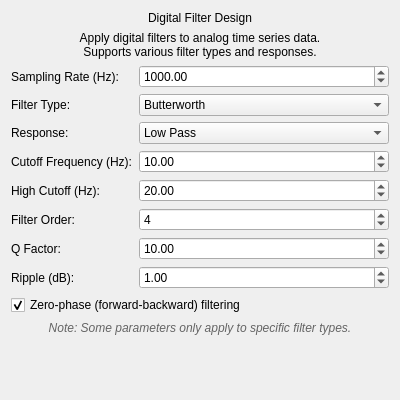
<?xml version="1.0" encoding="UTF-8"?>
<ui version="4.0">
 <class>AnalogFilter_Widget</class>
 <widget class="QWidget" name="AnalogFilter_Widget">
  <property name="geometry">
   <rect>
    <x>0</x>
    <y>0</y>
    <width>400</width>
    <height>400</height>
   </rect>
  </property>
  <property name="windowTitle">
   <string>Form</string>
  </property>
  <layout class="QVBoxLayout" name="verticalLayout">
   <item>
    <widget class="QLabel" name="label">
     <property name="text">
      <string>Digital Filter Design</string>
     </property>
     <property name="alignment">
      <set>Qt::AlignmentFlag::AlignCenter</set>
     </property>
    </widget>
   </item>
   <item>
    <widget class="QLabel" name="description_label">
     <property name="text">
      <string>Apply digital filters to analog time series data.
Supports various filter types and responses.</string>
     </property>
     <property name="alignment">
      <set>Qt::AlignmentFlag::AlignCenter</set>
     </property>
     <property name="wordWrap">
      <bool>true</bool>
     </property>
    </widget>
   </item>
   <item>
    <layout class="QFormLayout" name="formLayout">
     <item row="0" column="0">
      <widget class="QLabel" name="sampling_rate_label">
       <property name="text">
        <string>Sampling Rate (Hz):</string>
       </property>
      </widget>
     </item>
     <item row="0" column="1">
      <widget class="QDoubleSpinBox" name="sampling_rate_spinbox">
       <property name="minimum">
        <double>1.000000000000000</double>
       </property>
       <property name="maximum">
        <double>100000.000000000000000</double>
       </property>
       <property name="singleStep">
        <double>100.000000000000000</double>
       </property>
       <property name="value">
        <double>1000.000000000000000</double>
       </property>
      </widget>
     </item>
     <item row="1" column="0">
      <widget class="QLabel" name="filter_type_label">
       <property name="text">
        <string>Filter Type:</string>
       </property>
      </widget>
     </item>
     <item row="1" column="1">
      <widget class="QComboBox" name="filter_type_combobox">
       <item>
        <property name="text">
         <string>Butterworth</string>
        </property>
       </item>
       <item>
        <property name="text">
         <string>Chebyshev I</string>
        </property>
       </item>
       <item>
        <property name="text">
         <string>Chebyshev II</string>
        </property>
       </item>
       <item>
        <property name="text">
         <string>RBJ</string>
        </property>
       </item>
      </widget>
     </item>
     <item row="2" column="0">
      <widget class="QLabel" name="response_label">
       <property name="text">
        <string>Response:</string>
       </property>
      </widget>
     </item>
     <item row="2" column="1">
      <widget class="QComboBox" name="response_combobox">
       <item>
        <property name="text">
         <string>Low Pass</string>
        </property>
       </item>
       <item>
        <property name="text">
         <string>High Pass</string>
        </property>
       </item>
       <item>
        <property name="text">
         <string>Band Pass</string>
        </property>
       </item>
       <item>
        <property name="text">
         <string>Band Stop (Notch)</string>
        </property>
       </item>
      </widget>
     </item>
     <item row="3" column="0">
      <widget class="QLabel" name="cutoff_label">
       <property name="text">
        <string>Cutoff Frequency (Hz):</string>
       </property>
      </widget>
     </item>
     <item row="3" column="1">
      <widget class="QDoubleSpinBox" name="cutoff_frequency_spinbox">
       <property name="minimum">
        <double>0.100000000000000</double>
       </property>
       <property name="maximum">
        <double>10000.000000000000000</double>
       </property>
       <property name="singleStep">
        <double>1.000000000000000</double>
       </property>
       <property name="value">
        <double>10.000000000000000</double>
       </property>
      </widget>
     </item>
     <item row="4" column="0">
      <widget class="QLabel" name="high_cutoff_label">
       <property name="text">
        <string>High Cutoff (Hz):</string>
       </property>
      </widget>
     </item>
     <item row="4" column="1">
      <widget class="QDoubleSpinBox" name="high_cutoff_spinbox">
       <property name="minimum">
        <double>0.100000000000000</double>
       </property>
       <property name="maximum">
        <double>10000.000000000000000</double>
       </property>
       <property name="singleStep">
        <double>1.000000000000000</double>
       </property>
       <property name="value">
        <double>20.000000000000000</double>
       </property>
      </widget>
     </item>
     <item row="5" column="0">
      <widget class="QLabel" name="order_label">
       <property name="text">
        <string>Filter Order:</string>
       </property>
      </widget>
     </item>
     <item row="5" column="1">
      <widget class="QSpinBox" name="order_spinbox">
       <property name="minimum">
        <number>1</number>
       </property>
       <property name="maximum">
        <number>8</number>
       </property>
       <property name="value">
        <number>4</number>
       </property>
      </widget>
     </item>
     <item row="6" column="0">
      <widget class="QLabel" name="q_factor_label">
       <property name="text">
        <string>Q Factor:</string>
       </property>
      </widget>
     </item>
     <item row="6" column="1">
      <widget class="QDoubleSpinBox" name="q_factor_spinbox">
       <property name="minimum">
        <double>0.100000000000000</double>
       </property>
       <property name="maximum">
        <double>100.000000000000000</double>
       </property>
       <property name="singleStep">
        <double>0.100000000000000</double>
       </property>
       <property name="value">
        <double>10.000000000000000</double>
       </property>
      </widget>
     </item>
     <item row="7" column="0">
      <widget class="QLabel" name="ripple_label">
       <property name="text">
        <string>Ripple (dB):</string>
       </property>
      </widget>
     </item>
     <item row="7" column="1">
      <widget class="QDoubleSpinBox" name="ripple_spinbox">
       <property name="minimum">
        <double>0.100000000000000</double>
       </property>
       <property name="maximum">
        <double>20.000000000000000</double>
       </property>
       <property name="singleStep">
        <double>0.100000000000000</double>
       </property>
       <property name="value">
        <double>1.000000000000000</double>
       </property>
      </widget>
     </item>
     <item row="8" column="0" colspan="2">
      <widget class="QCheckBox" name="zero_phase_checkbox">
       <property name="text">
        <string>Zero-phase (forward-backward) filtering</string>
       </property>
       <property name="checked">
        <bool>true</bool>
       </property>
      </widget>
     </item>
    </layout>
   </item>
   <item>
    <widget class="QLabel" name="note_label">
     <property name="text">
      <string>Note: Some parameters only apply to specific filter types.</string>
     </property>
     <property name="alignment">
      <set>Qt::AlignmentFlag::AlignCenter</set>
     </property>
     <property name="wordWrap">
      <bool>true</bool>
     </property>
     <property name="styleSheet">
      <string notr="true">color: rgb(100, 100, 100); font-style: italic;</string>
     </property>
    </widget>
   </item>
   <item>
    <spacer name="verticalSpacer">
     <property name="orientation">
      <enum>Qt::Orientation::Vertical</enum>
     </property>
     <property name="sizeHint" stdset="0">
      <size>
       <width>20</width>
       <height>40</height>
      </size>
     </property>
    </spacer>
   </item>
  </layout>
 </widget>
 <resources/>
 <connections/>
</ui> 
